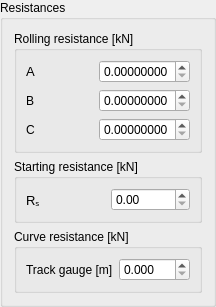
           <widget class="QGroupBox" name="groupBox_6">
            <property name="sizePolicy">
             <sizepolicy hsizetype="Maximum" vsizetype="Maximum">
              <horstretch>0</horstretch>
              <verstretch>0</verstretch>
             </sizepolicy>
            </property>
            <property name="font">
             <font>
              <pointsize>9</pointsize>
             </font>
            </property>
            <property name="title">
             <string>Resistances</string>
            </property>
            <layout class="QVBoxLayout" name="_2">
             <property name="sizeConstraint">
              <enum>QLayout::SetNoConstraint</enum>
             </property>
             <item>
              <widget class="QGroupBox" name="groupBox_13">
               <property name="sizePolicy">
                <sizepolicy hsizetype="Minimum" vsizetype="Minimum">
                 <horstretch>0</horstretch>
                 <verstretch>0</verstretch>
                </sizepolicy>
               </property>
               <property name="title">
                <string>Rolling resistance [kN]</string>
               </property>
               <layout class="QVBoxLayout" name="verticalLayout_8">
                <item>
                 <layout class="QHBoxLayout" name="horizontalLayout_47">
                  <item>
                   <widget class="QLabel" name="label_47">
                    <property name="font">
                     <font>
                      <pointsize>10</pointsize>
                      <italic>false</italic>
                     </font>
                    </property>
                    <property name="text">
                     <string>A</string>
                    </property>
                   </widget>
                  </item>
                  <item>
                   <widget class="QDoubleSpinBox" name="ROLLING_R_A">
                    <property name="wrapping">
                     <bool>false</bool>
                    </property>
                    <property name="specialValueText">
                     <string/>
                    </property>
                    <property name="suffix">
                     <string/>
                    </property>
                    <property name="decimals">
                     <number>8</number>
                    </property>
                    <property name="maximum">
                     <double>9.990000000000000</double>
                    </property>
                    <property name="singleStep">
                     <double>0.250000000000000</double>
                    </property>
                   </widget>
                  </item>
                 </layout>
                </item>
                <item>
                 <layout class="QHBoxLayout" name="horizontalLayout_33">
                  <item>
                   <widget class="QLabel" name="label_33">
                    <property name="text">
                     <string>B</string>
                    </property>
                   </widget>
                  </item>
                  <item>
                   <widget class="QDoubleSpinBox" name="ROLLING_R_B">
                    <property name="wrapping">
                     <bool>false</bool>
                    </property>
                    <property name="specialValueText">
                     <string/>
                    </property>
                    <property name="suffix">
                     <string/>
                    </property>
                    <property name="decimals">
                     <number>8</number>
                    </property>
                    <property name="maximum">
                     <double>9.990000000000000</double>
                    </property>
                    <property name="singleStep">
                     <double>0.250000000000000</double>
                    </property>
                   </widget>
                  </item>
                 </layout>
                </item>
                <item>
                 <layout class="QHBoxLayout" name="horizontalLayout_49">
                  <item>
                   <widget class="QLabel" name="label_50">
                    <property name="text">
                     <string>C</string>
                    </property>
                   </widget>
                  </item>
                  <item>
                   <widget class="QDoubleSpinBox" name="ROLLING_R_C">
                    <property name="wrapping">
                     <bool>false</bool>
                    </property>
                    <property name="specialValueText">
                     <string/>
                    </property>
                    <property name="suffix">
                     <string/>
                    </property>
                    <property name="decimals">
                     <number>8</number>
                    </property>
                    <property name="maximum">
                     <double>9.990000000000000</double>
                    </property>
                    <property name="singleStep">
                     <double>0.250000000000000</double>
                    </property>
                   </widget>
                  </item>
                 </layout>
                </item>
               </layout>
              </widget>
             </item>
             <item>
              <widget class="QGroupBox" name="groupBox_14">
               <property name="sizePolicy">
                <sizepolicy hsizetype="Minimum" vsizetype="Minimum">
                 <horstretch>0</horstretch>
                 <verstretch>0</verstretch>
                </sizepolicy>
               </property>
               <property name="title">
                <string>Starting resistance [kN]</string>
               </property>
               <layout class="QVBoxLayout" name="verticalLayout_10">
                <item>
                 <layout class="QHBoxLayout" name="horizontalLayout_51">
                  <item>
                   <widget class="QLabel" name="label_52">
                    <property name="font">
                     <font>
                      <pointsize>10</pointsize>
                      <italic>false</italic>
                     </font>
                    </property>
                    <property name="text">
                     <string>Rₛ</string>
                    </property>
                   </widget>
                  </item>
                  <item>
                   <widget class="QDoubleSpinBox" name="STARTING_R">
                    <property name="wrapping">
                     <bool>false</bool>
                    </property>
                    <property name="specialValueText">
                     <string/>
                    </property>
                    <property name="suffix">
                     <string/>
                    </property>
                    <property name="decimals">
                     <number>2</number>
                    </property>
                    <property name="maximum">
                     <double>9.990000000000000</double>
                    </property>
                    <property name="singleStep">
                     <double>0.250000000000000</double>
                    </property>
                   </widget>
                  </item>
                 </layout>
                </item>
               </layout>
              </widget>
             </item>
             <item>
              <widget class="QGroupBox" name="groupBox_17">
               <property name="sizePolicy">
                <sizepolicy hsizetype="Minimum" vsizetype="Minimum">
                 <horstretch>0</horstretch>
                 <verstretch>0</verstretch>
                </sizepolicy>
               </property>
               <property name="title">
                <string>Curve resistance [kN]</string>
               </property>
               <layout class="QHBoxLayout" name="horizontalLayout_27">
                <item>
                 <layout class="QHBoxLayout" name="horizontalLayout_50">
                  <item>
                   <widget class="QLabel" name="label_51">
                    <property name="text">
                     <string>Track gauge [m]</string>
                    </property>
                   </widget>
                  </item>
                  <item>
                   <widget class="QDoubleSpinBox" name="TRACK_GAUGE">
                    <property name="wrapping">
                     <bool>false</bool>
                    </property>
                    <property name="specialValueText">
                     <string/>
                    </property>
                    <property name="prefix">
                     <string/>
                    </property>
                    <property name="suffix">
                     <string/>
                    </property>
                    <property name="decimals">
                     <number>3</number>
                    </property>
                    <property name="maximum">
                     <double>999.000000000000000</double>
                    </property>
                   </widget>
                  </item>
                 </layout>
                </item>
               </layout>
              </widget>
             </item>
            </layout>
           </widget>
